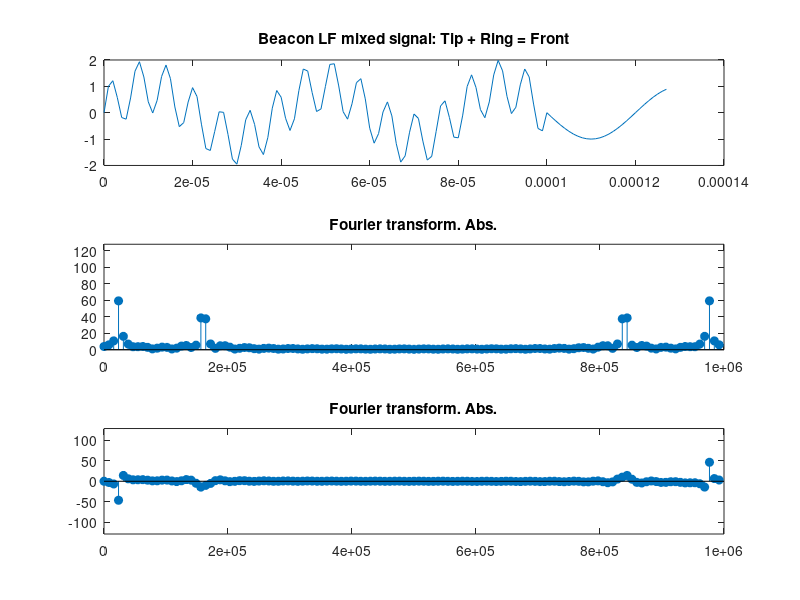

Reproduce this figure in MATLAB.
%mducng/SoC/D2/G2touch
clc;
clear;
close all;
%%%%%%%%%%%%%%%%%%%%%%%%%%%%%%%%%%%%%%%%%%%%%%%%%%%%%%%%%%%%%%%%%%%%%%%%%%%
fB                  =  25000;             % Beacon LF frequency
fBring              =  160000;            % Beacon HF frequency
Fs                  =  1000000;           % Sampling freq  
sps                 =  400;               % # samples per symbol
ns                  =  0:(sps-1);         % Samples vectors
nsRing              =  0:(sps/4-1);
%%%%%%%%%%%%%%%%%%%%%%%%%%%%%%%%%%%%%%%%%%%%%%%%%%%%%%%%%%%%%%%%%%%%%%%%%%%
SymbolBeacon        =    sin(2*pi*ns*fB/Fs);
SymbolBeaconRing    =    sin(2*pi*nsRing*fBring/Fs);
SymbolBeaconRingBlak=    0*sin(2*pi*nsRing*fBring/Fs);
%%%%%%%%%%%%%%%%%%%%%%%%%%%%%%%%%%%%%%%%%%%%%%%%%%%%%%%%%%%%%%%%%%%%%%%%%%%
receivedSignalTip   = SymbolBeacon;
receivedSignalRing  = [SymbolBeaconRing,SymbolBeaconRingBlak,...
                                SymbolBeaconRingBlak,SymbolBeaconRingBlak];
receivedSignalFront = receivedSignalTip + receivedSignalRing;
tS                  = (0:length(SymbolBeacon)-1)*1/Fs;     %t symbol
tR                  = (0:length(receivedSignalFront)-1)*1/Fs; %t received frame
%%%%%%%%%%%%%%%%%%%%%%%%%%%%%%%%%%%%%%%%%%%%%%%%%%%%%%%%%%%%%%%%%%%%%%%%%%%
Nfft                = 128;
dF                  = Fs/Nfft;
fVectors            = (0:(Nfft-1))*dF;
tVectors            = (0:(Nfft-1))*1/Fs;
FFTresult           = fft(receivedSignalFront,Nfft);
yAbs                = abs(FFTresult);
yPhase              = imag(FFTresult);
%%%%%%%%%%%%%%%%%%%%%%%%%%%%%%%%%%%%%%%%%%%%%%%%%%%%%%%%%%%%%%%%%%%%%%%%%%%
subplot(3,1,1);
plot(tVectors,receivedSignalFront(1:Nfft));
title('Beacon LF mixed signal: Tip + Ring = Front'); 
%axis([0 1*10^6 0 Nfft]);
subplot(3,1,2);
stem(fVectors,yAbs,'filled');
title('Fourier transform. Abs.'); 
axis([0 Fs 0 Nfft]);
subplot(3,1,3);
stem(fVectors,yPhase,'filled');
title('Fourier transform. Abs.'); 
axis([0 Fs -Nfft Nfft]);